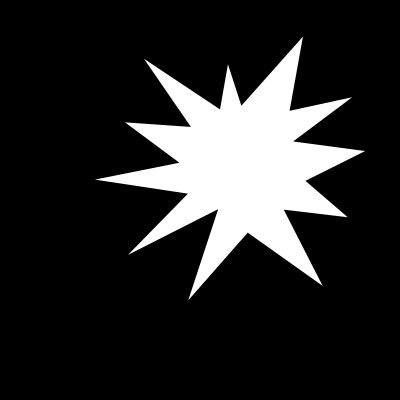
#> input picture Module 10: Image Descriptors/10.4 Hu Moments/shape_explosion.jpg, 400 x 400 px
$ python rotation.py --image '../../../Module 10: Image Descriptors/10.4 Hu Moments/shape_explosion.jpg'
#> lines starting #> are read from the running program, lines starting #| are printed output that depends on the picture
# import the necessary packages
import numpy as np
import argparse
import imutils
import cv2

# construct the argument parser and parse the arguments
ap = argparse.ArgumentParser()
ap.add_argument("-i", "--image", required=True, help="Path to the image")
args = vars(ap.parse_args())

# load the image and show it
image = cv2.imread(args["image"])
#> image is the input picture: shape (400, 400, 3); min 0, max 255, mean 41.2
cv2.imshow("Original", image)

# grab the dimensions of the image and calculate the center of the image
(h, w) = image.shape[:2]
#> h = 400; w = 400
(cX, cY) = (w / 2, h / 2)
#> cX = 200; cY = 200

# rotate our image by 45 degrees
M = cv2.getRotationMatrix2D((cX, cY), 45, 1.0)
rotated = cv2.warpAffine(image, M, (w, h))
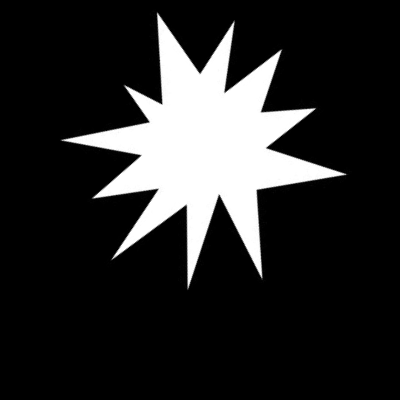
#> rotated: shape (400, 400, 3); min 0, max 255, mean 41.2
cv2.imshow("Rotated by 45 Degrees", rotated)

# rotate our image by -90 degrees
M = cv2.getRotationMatrix2D((cX, cY), -90, 1.0)
rotated = cv2.warpAffine(image, M, (w, h))
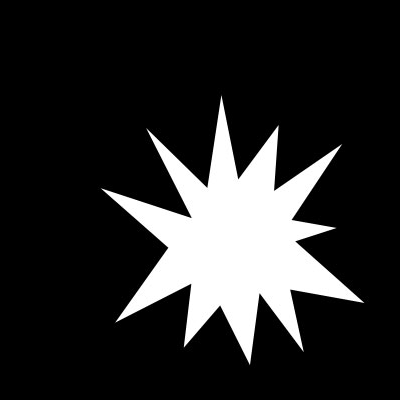
#> rotated: shape (400, 400, 3); min 0, max 255, mean 41.2
cv2.imshow("Rotated by -90 Degrees", rotated)

# rotate our image around an arbitrary point rather than the center
M = cv2.getRotationMatrix2D((cX - 50, cY - 50), 45, 1.0)
rotated = cv2.warpAffine(image, M, (w, h))
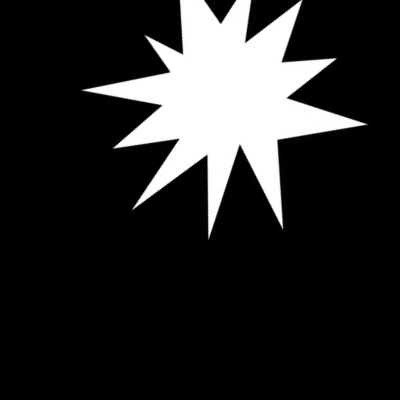
#> rotated: shape (400, 400, 3); min 0, max 255, mean 40.1
cv2.imshow("Rotated by Offset & 45 Degrees", rotated)

# finally, let's use our helper function in imutils to rotate the image by
# 180 degrees (flipping it upside down)
rotated = imutils.rotate(image, 180)
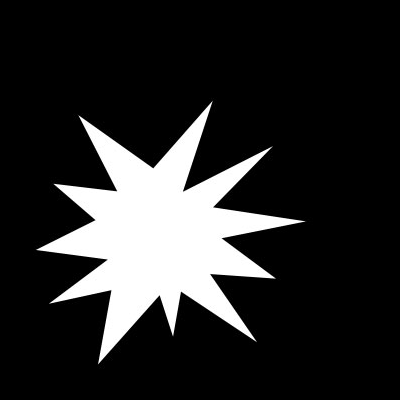
#> rotated: shape (400, 400, 3); min 0, max 255, mean 41.2
cv2.imshow("Rotated by 180 Degrees", rotated)

cv2.waitKey(0)
